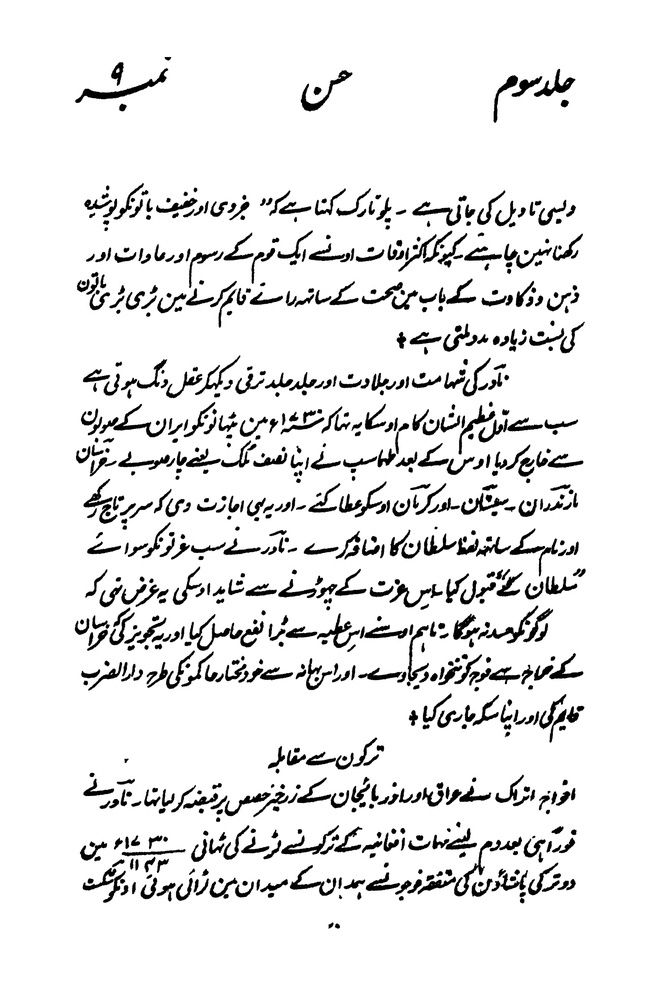
#> input picture urdu-media-ai-utils/urdu-polygon-line-extractor/data-books/B207/Image/B207_107.jpg, 648 x 1000 px, shrunk from 3428 x 5293 before the run
$ python -i prepare_image.py   (imports and definitions only)
#> lines starting #> are read from the running program, lines starting #| are printed output that depends on the picture; after the words box and inside, x2 and y2 are one past the last pixel; in counts of white or black regions, pixels touching at a corner belong together
#> further down, picture is the input picture: shape (1000, 648, 3); min 0, max 255, mean 233.1
"""
    Preparing Line image for line extraction.
"""
import cv2


def preprocess_image_for_line_separation(img):
    # Convert to grayscale
    gray = cv2.cvtColor(img, cv2.COLOR_BGR2GRAY)

    # Apply thresholding
    _, binary_img = cv2.threshold(gray, 0, 255, cv2.THRESH_BINARY_INV + cv2.THRESH_OTSU)
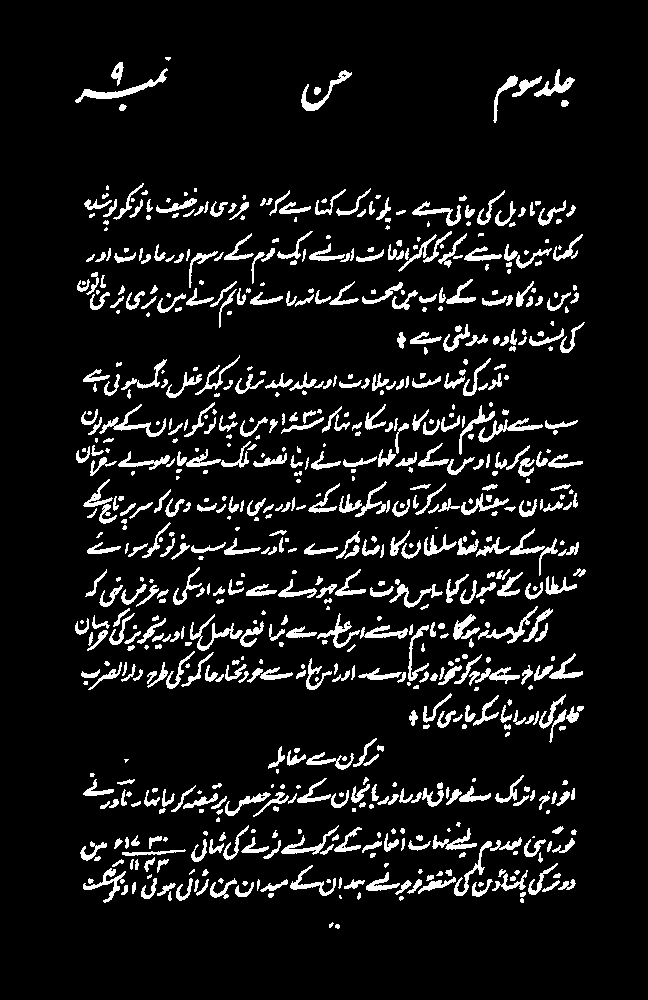
#> binary_img: shape (1000, 648); 8.8% white; 732 white regions (148 under 20 px), largest, box (x1, y1, x2, y2) and area: (75, 68, 168, 103) 583, (99, 404, 166, 437) 453, (190, 614, 243, 651) 442

    # Define a kernel for dilation (tune size based on your image characteristics)
    kernel = cv2.getStructuringElement(cv2.MORPH_RECT, (1, 5))

    # Apply dilation to separate closely spaced lines
    dilated_img = cv2.dilate(binary_img, kernel, iterations=1)
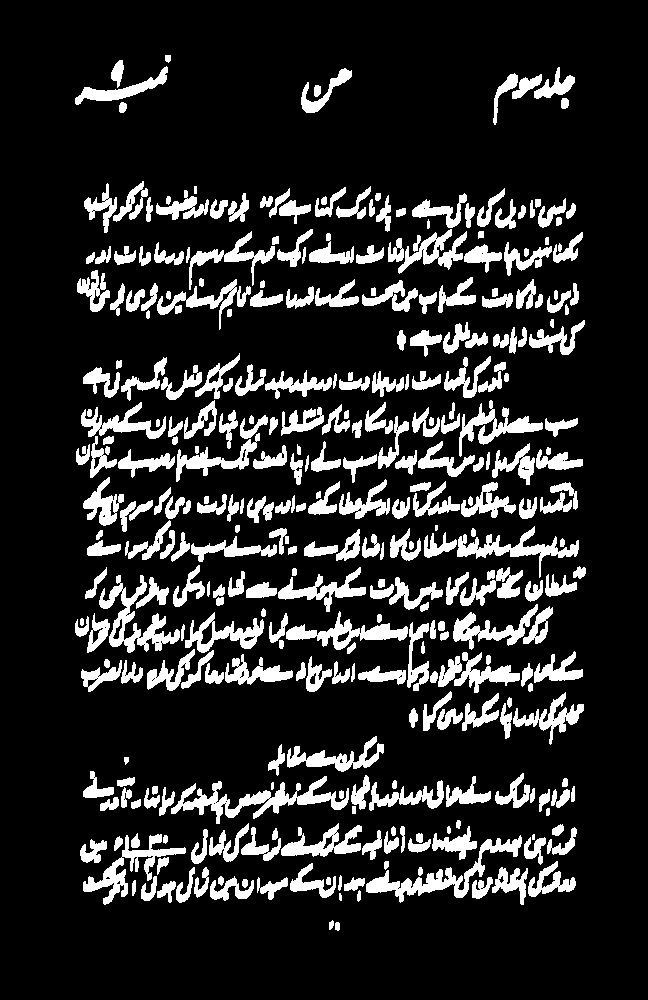
#> dilated_img: shape (1000, 648); 15.7% white; 338 white regions (2 under 20 px), largest, box (x1, y1, x2, y2) and area: (171, 776, 349, 824) 2501, (366, 835, 522, 903) 2152, (99, 575, 180, 653) 1950

    # cv2.imshow("dilated", dilated_img)
    # cv2.waitKey(3000)

    return dilated_img

>>> import cv2
>>> picture = cv2.imread('../../urdu-polygon-line-extractor/data-books/B207/Image/B207_107.jpg')
>>> result = preprocess_image_for_line_separation(picture)

$ run again, on urdu-media-ai-utils/urdu-polygon-line-extractor/data-books/B207/Image/B207_108.jpg
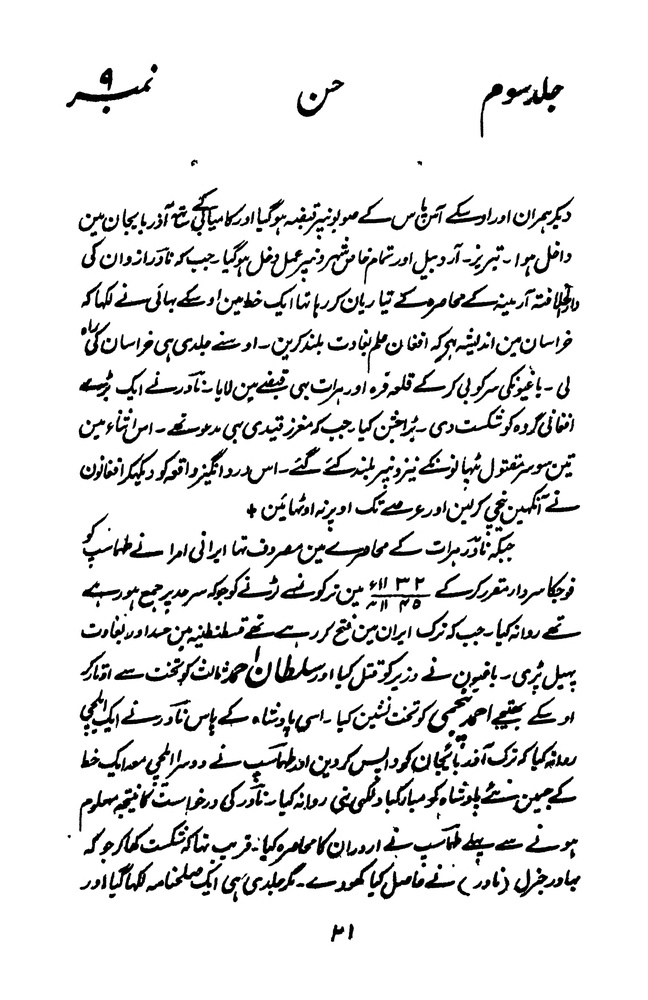
#> input picture urdu-media-ai-utils/urdu-polygon-line-extractor/data-books/B207/Image/B207_108.jpg, 648 x 1000 px, shrunk from 3428 x 5293 before the run
#> picture is the input picture: shape (1000, 648, 3); min 0, max 255, mean 229.9
#> in preprocess_image_for_line_separation, `_, binary_img = cv2.threshold(gray, 0, 255, cv2.THRESH_BINARY_INV + cv..`:
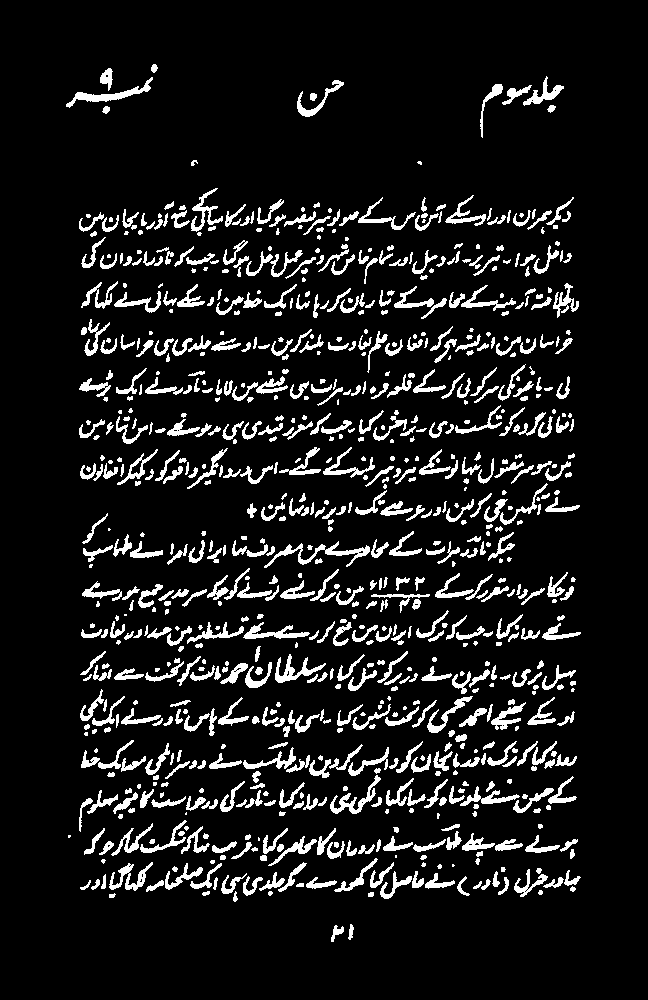
#> binary_img: shape (1000, 648); 10.1% white; 852 white regions (165 under 20 px), largest, box (x1, y1, x2, y2) and area: (264, 541, 370, 568) 648, (66, 77, 153, 108) 573, (330, 775, 381, 814) 484
#> in preprocess_image_for_line_separation, `dilated_img = cv2.dilate(binary_img, kernel, iterations=1)`:
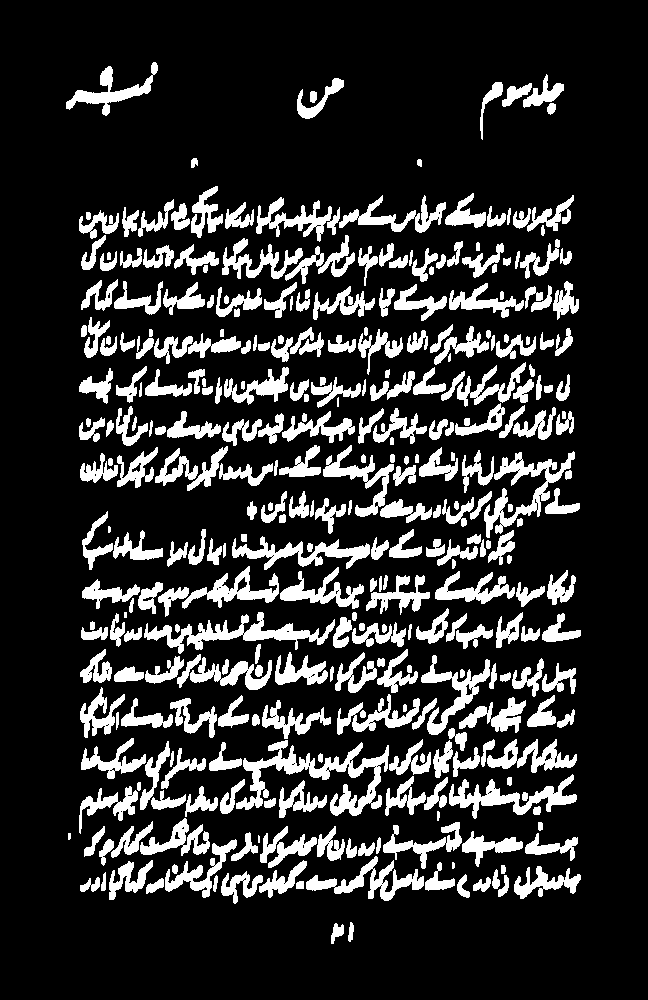
#> dilated_img: shape (1000, 648); 18% white; 335 white regions (5 under 20 px), largest, box (x1, y1, x2, y2) and area: (236, 740, 389, 816) 3445, (144, 612, 335, 654) 2377, (484, 451, 575, 538) 2094

$ run again, on urdu-media-ai-utils/urdu-polygon-line-extractor/data-books/B207/Image/B207_55.jpg
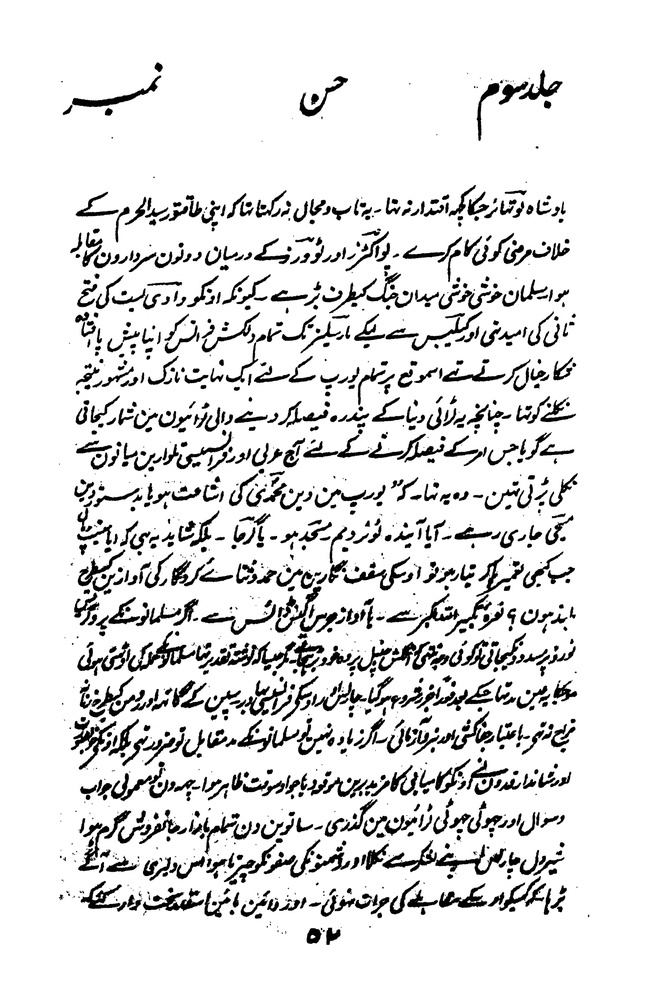
#> input picture urdu-media-ai-utils/urdu-polygon-line-extractor/data-books/B207/Image/B207_55.jpg, 648 x 1000 px, shrunk from 3428 x 5293 before the run
#> picture is the input picture: shape (1000, 648, 3); min 0, max 255, mean 225.8
#> in preprocess_image_for_line_separation, `_, binary_img = cv2.threshold(gray, 0, 255, cv2.THRESH_BINARY_INV + cv..`:
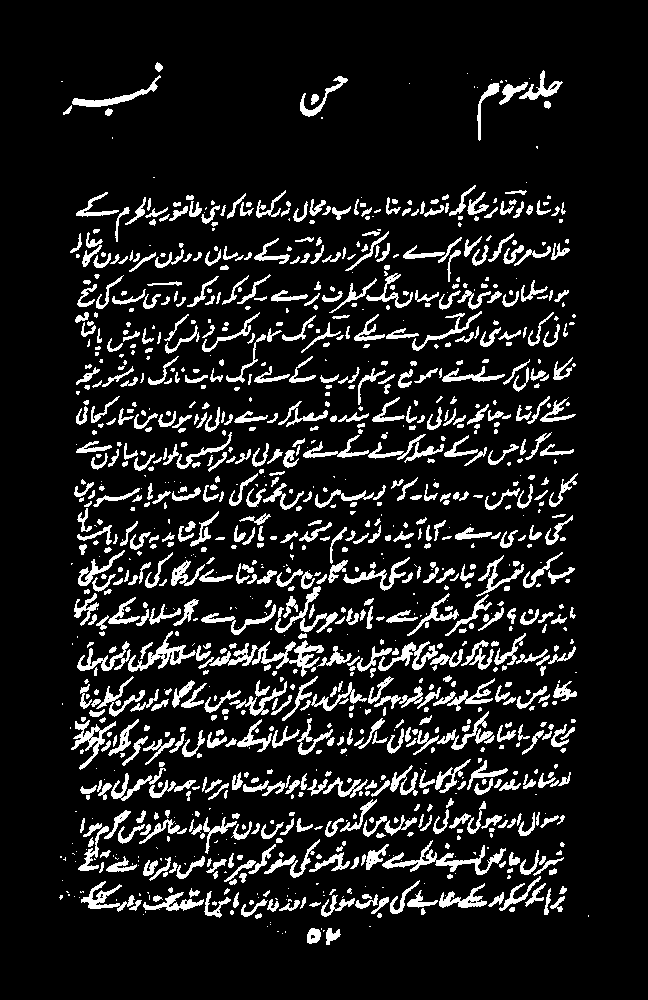
#> binary_img: shape (1000, 648); 11.7% white; 1166 white regions (391 under 20 px), largest, box (x1, y1, x2, y2) and area: (382, 840, 506, 875) 1014, (252, 640, 324, 677) 809, (128, 631, 211, 672) 786
#> in preprocess_image_for_line_separation, `dilated_img = cv2.dilate(binary_img, kernel, iterations=1)`:
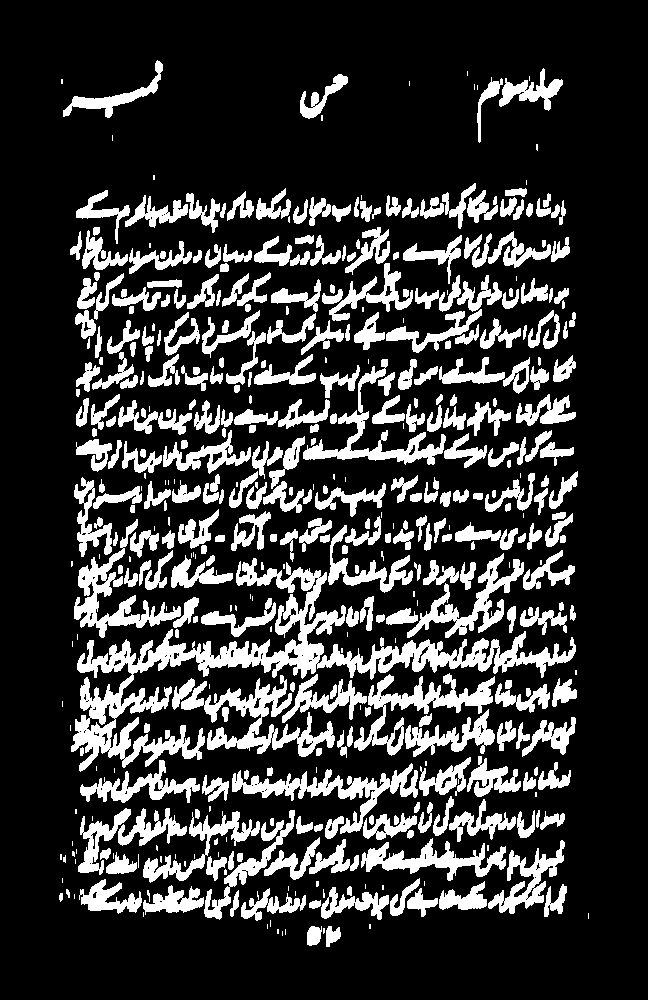
#> dilated_img: shape (1000, 648); 21% white; 448 white regions (111 under 20 px), largest, box (x1, y1, x2, y2) and area: (71, 558, 576, 772) 16724, (181, 675, 335, 757) 3846, (232, 763, 418, 834) 3225

$ run again, on urdu-media-ai-utils/urdu-polygon-line-extractor/data-books/B207/Image/B207_56.jpg
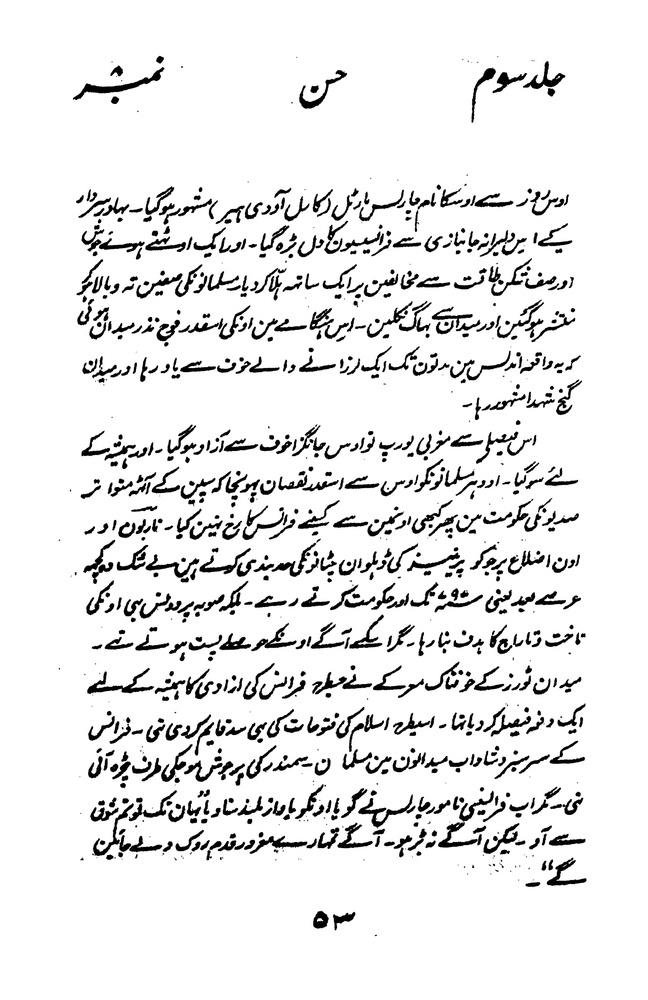
#> input picture urdu-media-ai-utils/urdu-polygon-line-extractor/data-books/B207/Image/B207_56.jpg, 648 x 1000 px, shrunk from 3428 x 5293 before the run
#> picture is the input picture: shape (1000, 648, 3); min 0, max 255, mean 232.9
#> in preprocess_image_for_line_separation, `_, binary_img = cv2.threshold(gray, 0, 255, cv2.THRESH_BINARY_INV + cv..`:
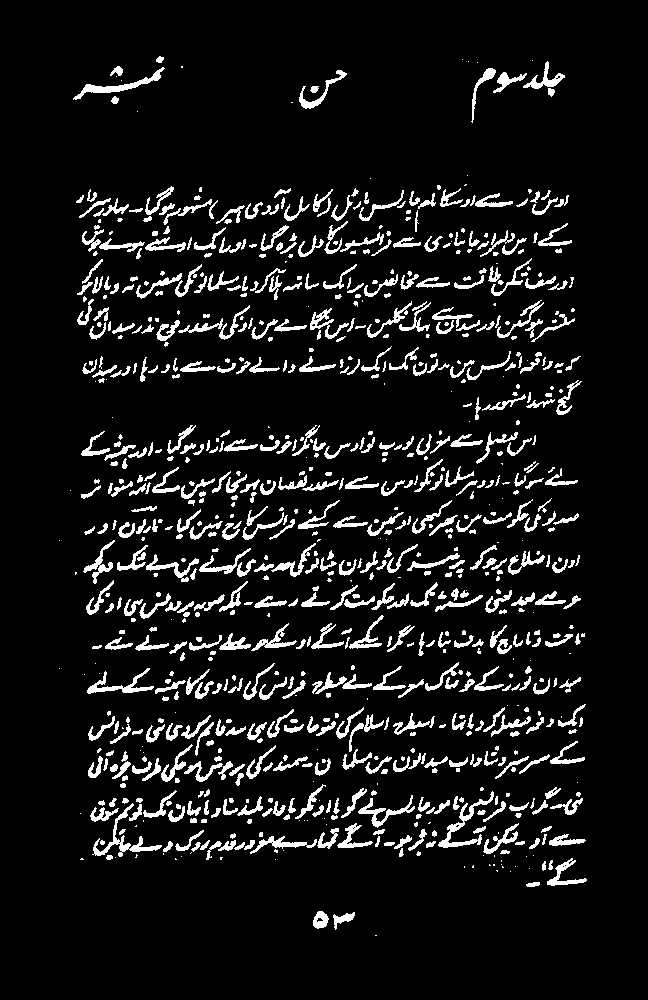
#> binary_img: shape (1000, 648); 8.8% white; 884 white regions (263 under 20 px), largest, box (x1, y1, x2, y2) and area: (92, 803, 162, 857) 619, (438, 791, 494, 848) 591, (73, 67, 165, 100) 561
#> in preprocess_image_for_line_separation, `dilated_img = cv2.dilate(binary_img, kernel, iterations=1)`:
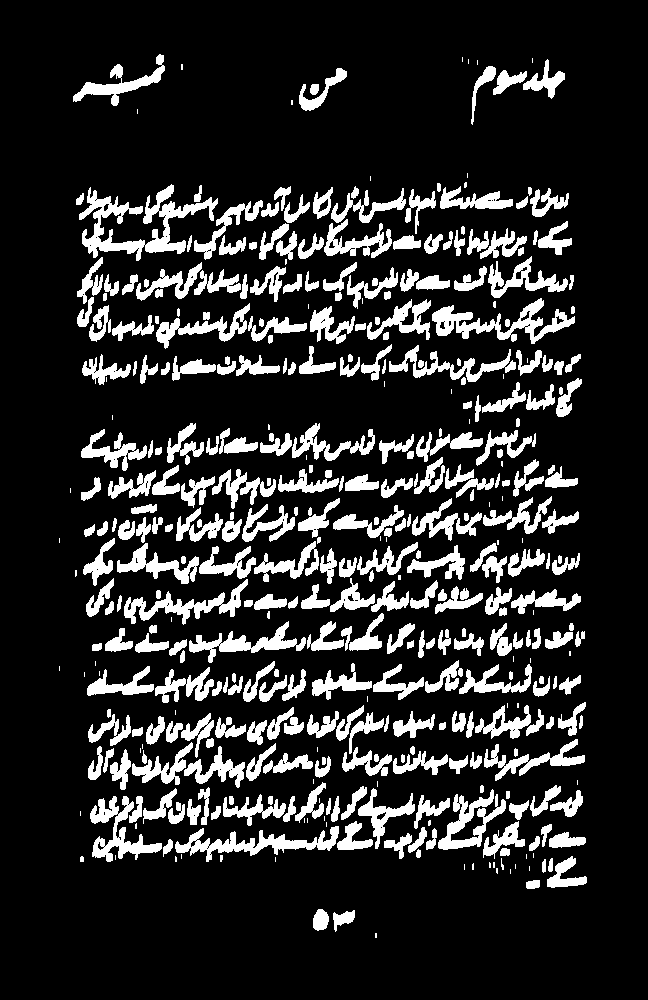
#> dilated_img: shape (1000, 648); 16.5% white; 415 white regions (77 under 20 px), largest, box (x1, y1, x2, y2) and area: (79, 184, 218, 261) 3355, (432, 298, 575, 344) 2194, (175, 826, 339, 862) 1954
